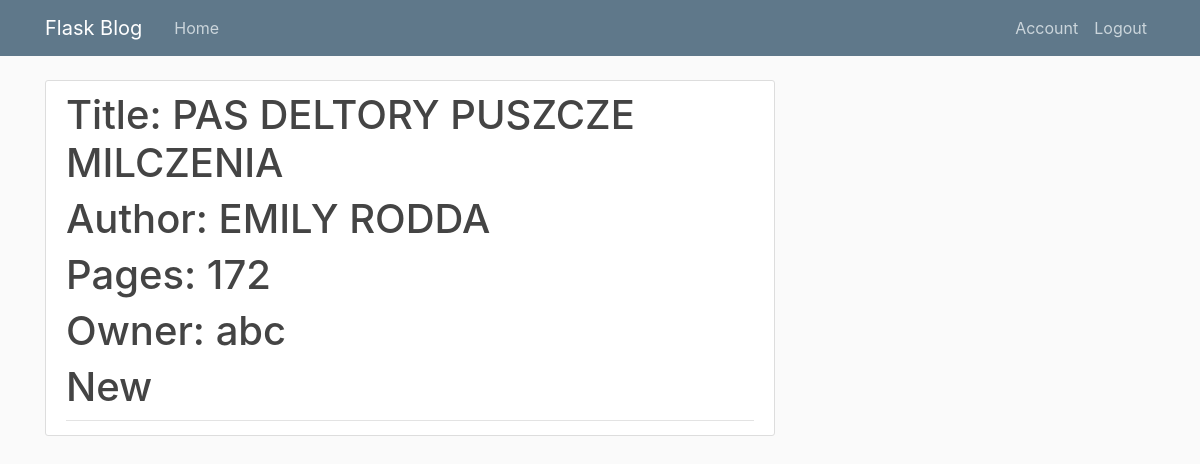
The app's page /book/5 (signed in) with its own data.
### flask_lib/models.py (models this page shows, shortened)
class Book(db.Model):
    id = db.Column(db.Integer, primary_key=True)
    title = db.Column(db.String(100), nullable=False, unique=True)
    author = db.Column(db.String(100), nullable=False)
    pages = db.Column(db.Integer, nullable=False)
    Copies = db.relationship('BCopy', backref='original', lazy=True)

class User(db.Model, UserMixin):
    id = db.Column(db.Integer, primary_key=True)
    username = db.Column(db.String(20), unique=True, nullable=False)
    email = db.Column(db.String(120), unique=True, nullable=False)
    image_file = db.Column(db.String(20), nullable=False, default='default.jpg')
    password = db.Column(db.String(60), nullable=False)
    active = db.Column(db.Boolean, nullable=False, default=False)
    pages = db.Column(db.Integer, nullable=False, default=0)
    days = db.Column(db.Integer, nullable=False, default=0)
    Library = db.relationship('Library', backref='owner', lazy=True, uselist=False)
    Libraries = db.relationship('Library', secondary=membership, backref='member', lazy=True)
    Books = db.relationship('BCopy', backref='owner', lazy=True)

class BCopy(db.Model):
    id = db.Column(db.Integer, primary_key=True)
    status = db.Column(db.String(20), nullable=False, default='New')
    lend = db.Column(db.Boolean, nullable=False, default=False)
    guest = db.Column(db.Boolean, nullable=False, default=False)
    date = db.Column(db.DateTime, nullable=False, default=datetime.utcnow())
    owner_id = db.Column(db.Integer, db.ForeignKey('user.id'), nullable=False)
    lib_id = db.Column(db.Integer, db.ForeignKey('library.id'), nullable=False)
    book_id = db.Column(db.Integer, db.ForeignKey('book.id'), nullable=False)
    lend_id = db.Column(db.Integer, nullable=True)
    History = db.relationship('History', backref='book', lazy=True)

### flask_lib/books/routes.py (the view)
@books.route('/book/<int:book_id>')
@login_required
def book(book_id):
    book = BCopy.query.get_or_404(book_id)
    lib = Library.query.get_or_404(book.lib_id)
    return render_template('book.html', title=book.original.title, book=book, lib=lib)

### flask_lib/models.py (called while the page is built)
@login_manager.user_loader
def load_user(user_id):
    return User.query.get(int(user_id))

### flask_lib/templates/book.html (shortened to what this page needs)
{% extends "layout.html" %}
{% block content %}
<article class="media content-section">
    <div class="media-body">
        <div class="article-metadata">
            <h1>Title: {{ book.original.title }}</h1>
            <h1>Author: {{ book.original.author }}</h1>
            <h1>Pages: {{ book.original.pages }}</h1>
            <h1>Owner: {{ book.owner.username }}</h1>
            {% if book.lend == True %}
            <h1 class="article-content">Lend</h1>
            {% else %}
            <h1 class="article-content">{{ book.status }}</h1>
            {% endif %}
        </div>
    </div>
</article>
{% endblock content %}

### records on screen
Book: original "PAS DELTORY PUSZCZE MILCZENIA", original.author "EMILY RODDA", original.pages "172"
User: owner.username "abc"
BCopy: status "New"
